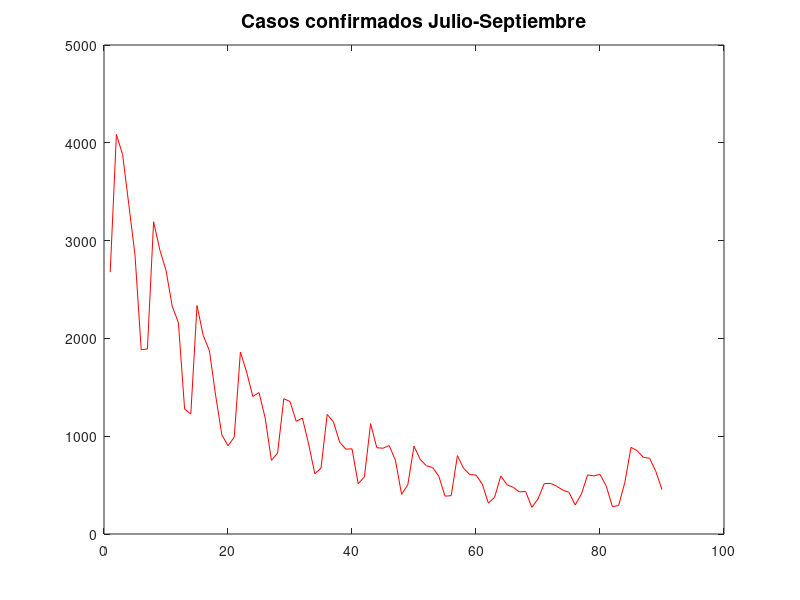

MATLAB code for this plot:
clear
clc

casos=[2677
4086
3880
3368
2852
1885
1892
3193
2906
2696
2330
2160
1278
1227
2336
2031
1874
1419
1015
902
989
1861
1656
1407
1446
1185
753
828
1383
1355
1152
1185
921
616
674
1223
1147
940
868
871
514
584
1128
882
877
904
754
405
503
899
763
698
679
591
387
392
801
672
607
603
512
315
375
594
504
477
430
435
273
358
515
518
489
449
426
297
408
604
594
610
491
280
291
526
886
852
783
775
640
454
];

dia=[1:90]';
xlim([dia(1) dia(end)])
plot(dia,casos,"r")
title("Casos confirmados Julio-Septiembre","FontSize",14)
